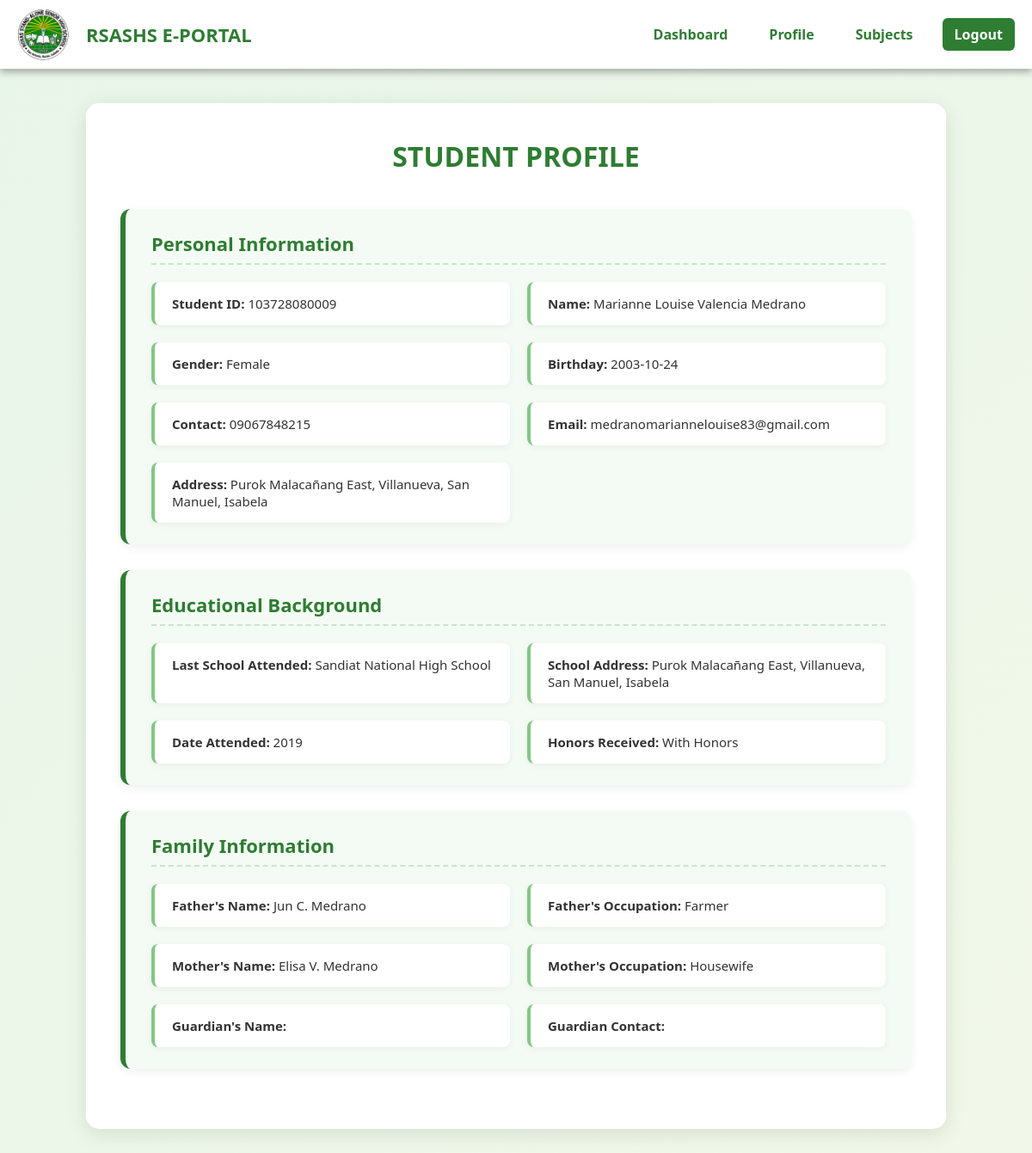
Screenshot of /student.php (signed in) with the database file from the repository.
### tables this page shows
CREATE TABLE `students` (
  `id` int(11) NOT NULL,
  `student_id` varchar(20) NOT NULL,
  `first_name` varchar(50) NOT NULL,
  `middle_name` varchar(50) NOT NULL,
  `last_name` varchar(50) NOT NULL,
  `extension_name` varchar(20) DEFAULT NULL,
  `gender` varchar(10) NOT NULL,
  `birthday` date NOT NULL,
  `contact` varchar(20) NOT NULL,
  `email` varchar(100) NOT NULL,
  `address` text NOT NULL,
  `last_school` varchar(100) NOT NULL,
  `school_address` varchar(150) NOT NULL,
  `date_attended` varchar(50) NOT NULL,
  `honors_received` varchar(100) DEFAULT NULL,
  `father_name` varchar(100) DEFAULT NULL,
  `father_occupation` varchar(100) DEFAULT NULL,
  `mother_name` varchar(100) DEFAULT NULL,
  `mother_occupation` varchar(100) DEFAULT NULL,
  `guardian_name` varchar(100) DEFAULT NULL,
  `guardian_contact` varchar(20) DEFAULT NULL,
  `student_image` varchar(255) DEFAULT NULL,
  `year_level` varchar(20) DEFAULT NULL,
  `section_name` varchar(50) DEFAULT NULL,
  `school_year` varchar(20) DEFAULT NULL,
  `subjects` text DEFAULT NULL,
  `teacher_id` int(11) DEFAULT NULL,
  `subject_teachers` text DEFAULT NULL
);

### student.php (the view, shortened to what this page needs)
<?php
include("connect.php");
$student_id = $_SESSION['student_id'];
$sql = "SELECT * FROM students WHERE student_id = ?";
$stmt = $conn->prepare($sql);
$stmt->bind_param("s", $student_id);
$stmt->execute();
$result = $stmt->get_result();
if ($result->num_rows == 1) {
    $student = $result->fetch_assoc();
} else {
    echo "Student record not found.";
    exit();
}
?>
<!DOCTYPE html>
<html lang="en">
<head>
    <link rel="stylesheet" href="student.css">
</head>
<body>
    <header>
        <div class="header-left">
            <img src="./img/logo.jpg" alt="RSASHS Logo">
            <h2>RSASHS E-PORTAL</h2>
        </div>
        <nav class="navbar" id="navbarLinks">
            <ul>
                <li><a href="dashboard.php">Dashboard</a></li>
                <li><a href="student.php">Profile</a></li>
                <li><a href="subjects.php">Subjects</a></li>
                <li><a href="logout.php" class="logout">Logout</a></li>
            </ul>
        </nav>
    </header>
    <div class="profile-container">
        <h2>STUDENT PROFILE</h2>
        <div class="profile-section">
            <h3>Personal Information</h3>
            <div class="profile-grid">
                <p><strong>Student ID:</strong> <?= htmlspecialchars($student['student_id']) ?></p>
                <p><strong>Name:</strong>
                    <?= htmlspecialchars($student['first_name'] . ' ' . $student['middle_name'] . ' ' . $student['last_name'] . ' ' . $student['extension_name']) ?>
                </p>
                <p><strong>Gender:</strong> <?= htmlspecialchars($student['gender']) ?></p>
                <p><strong>Birthday:</strong> <?= htmlspecialchars($student['birthday']) ?></p>
                <p><strong>Contact:</strong> <?= htmlspecialchars($student['contact']) ?></p>
                <p><strong>Email:</strong> <?= htmlspecialchars($student['email']) ?></p>
                <p><strong>Address:</strong> <?= htmlspecialchars($student['address']) ?></p>
            </div>
        </div>
        <div class="profile-section">
            <h3>Educational Background</h3>
            <div class="profile-grid">
                <p><strong>Last School Attended:</strong> <?= htmlspecialchars($student['last_school']) ?></p>
                <p><strong>School Address:</strong> <?= htmlspecialchars($student['school_address']) ?></p>
                <p><strong>Date Attended:</strong> <?= htmlspecialchars($student['date_attended']) ?></p>
                <p><strong>Honors Received:</strong> <?= htmlspecialchars($student['honors_received']) ?></p>
            </div>
        </div>
        <div class="profile-section">
            <h3>Family Information</h3>
            <div class="profile-grid">
                <p><strong>Father's Name:</strong> <?= htmlspecialchars($student['father_name']) ?></p>
                <p><strong>Father's Occupation:</strong> <?= htmlspecialchars($student['father_occupation']) ?></p>
                <p><strong>Mother's Name:</strong> <?= htmlspecialchars($student['mother_name']) ?></p>
                <p><strong>Mother's Occupation:</strong> <?= htmlspecialchars($student['mother_occupation']) ?></p>
                <p><strong>Guardian's Name:</strong> <?= htmlspecialchars($student['guardian_name']) ?></p>
                <p><strong>Guardian Contact:</strong> <?= htmlspecialchars($student['guardian_contact']) ?></p>
            </div>
        </div>
    </div>
</body>
</html>

### student.css (style rules this page uses)
* { margin: 0; padding: 0; box-sizing: border-box; font-family: "Segoe UI", Tahoma, Geneva, Verdana, sans-serif; }
body { background: linear-gradient(135deg, #e8f5e9 0%, #f1f8e9 100%); min-height: 100vh; }
html { overflow-x: hidden; }
header { display: flex; align-items: center; justify-content: space-between; padding: 10px 20px; background-color: white; box-shadow: 0 4px 8px rgba(0, 0, 0, 0.3); position: relative; z-index: 100; }
.header-left { display: flex; align-items: center; flex: 1; }
header img { height: 60px; width: 60px; border-radius: 50%; }
header h2 { margin-left: 20px; text-transform: uppercase; color: #2e7d32; font-size: 22px; }
.navbar { display: flex; align-items: center; }
.navbar ul { display: flex; list-style: none; margin: 0; padding: 0; gap: 20px; }
.navbar li a { text-decoration: none; color: #2e7d32; font-weight: bold; padding: 8px 14px; border-radius: 6px; transition: background-color 0.3s, color 0.3s; }
.navbar li a.logout { background-color: #2e7d32; color: white; }
.profile-container { background-color: #ffffff; padding: 40px; border-radius: 15px; box-shadow: 0 6px 24px rgba(0, 0, 0, 0.1); max-width: 1000px; margin: 40px auto; }
.profile-container h2 { text-align: center; color: #2e7d32; margin-bottom: 40px; font-size: 32px; }
.profile-section { background-color: #f4fbf4; border-left: 6px solid #2e7d32; border-radius: 12px; padding: 25px 30px; margin-bottom: 30px; box-shadow: 0 4px 12px rgba(0, 0, 0, 0.06); transition: transform 0.3s ease, box-shadow 0.3s ease; }
.profile-section h3 { color: #2e7d32; margin-bottom: 20px; font-size: 22px; border-bottom: 2px dashed #c8e6c9; padding-bottom: 8px; }
.profile-grid { display: grid; grid-template-columns: repeat(auto-fit, minmax(280px, 1fr)); gap: 20px; }
.profile-grid p { background-color: #ffffff; border-left: 4px solid #81c784; padding: 15px 20px; border-radius: 8px; font-size: 15px; color: #333; box-shadow: 0 2px 8px rgba(0, 0, 0, 0.05); transition: background-color 0.3s; word-wrap: break-word; overflow-wrap: break-word; word-break: break-word; white-space: normal; }

### rows the page displays
students: student "103728080009", first_name+middle_name+last_name "Marianne Louise Valencia Medrano", gender "Female", birthday "2003-10-24", contact "09067848215", email "medranomariannelouise83@gmail.com", address "Purok Malacañang East, Villanueva, San Manuel, Isabela", last_school "Sandiat National High School", school_address "Purok Malacañang East, Villanueva, San Manuel, Isabela", date_attended "2019", honors_received "With Honors", father_name "Jun C. Medrano", father_occupation "Farmer", mother_name "Elisa V. Medrano", mother_occupation "Housewife"
